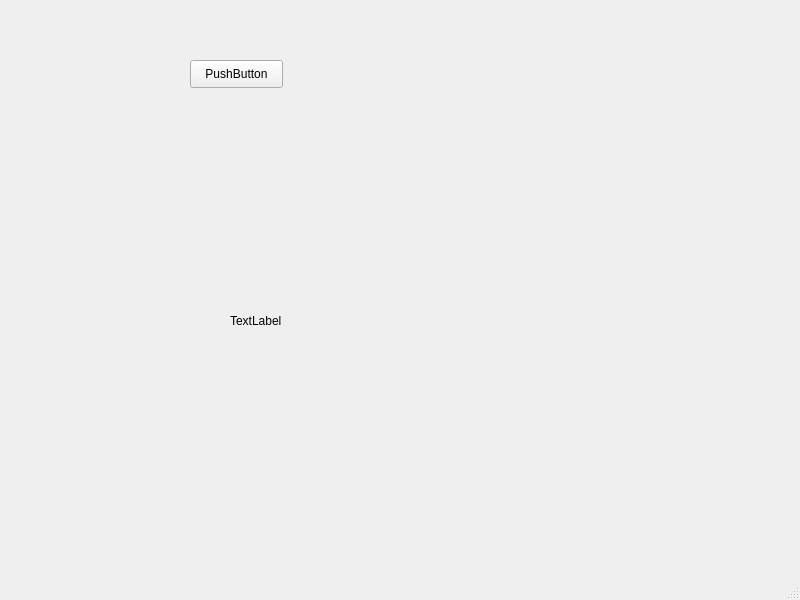
<?xml version="1.0" encoding="UTF-8"?>
<ui version="4.0">
 <class>MainWindow</class>
 <widget class="QMainWindow" name="MainWindow">
  <property name="geometry">
   <rect>
    <x>0</x>
    <y>0</y>
    <width>800</width>
    <height>600</height>
   </rect>
  </property>
  <property name="windowTitle">
   <string>MainWindow</string>
  </property>
  <widget class="QWidget" name="centralwidget">
   <widget class="QLabel" name="label">
    <property name="geometry">
     <rect>
      <x>230</x>
      <y>120</y>
      <width>451</width>
      <height>401</height>
     </rect>
    </property>
    <property name="text">
     <string>TextLabel</string>
    </property>
   </widget>
   <widget class="QPushButton" name="btn">
    <property name="geometry">
     <rect>
      <x>190</x>
      <y>60</y>
      <width>93</width>
      <height>28</height>
     </rect>
    </property>
    <property name="text">
     <string>PushButton</string>
    </property>
   </widget>
  </widget>
  <widget class="QMenuBar" name="menubar">
   <property name="geometry">
    <rect>
     <x>0</x>
     <y>0</y>
     <width>800</width>
     <height>26</height>
    </rect>
   </property>
  </widget>
  <widget class="QStatusBar" name="statusbar"/>
 </widget>
 <resources/>
 <connections/>
</ui>
